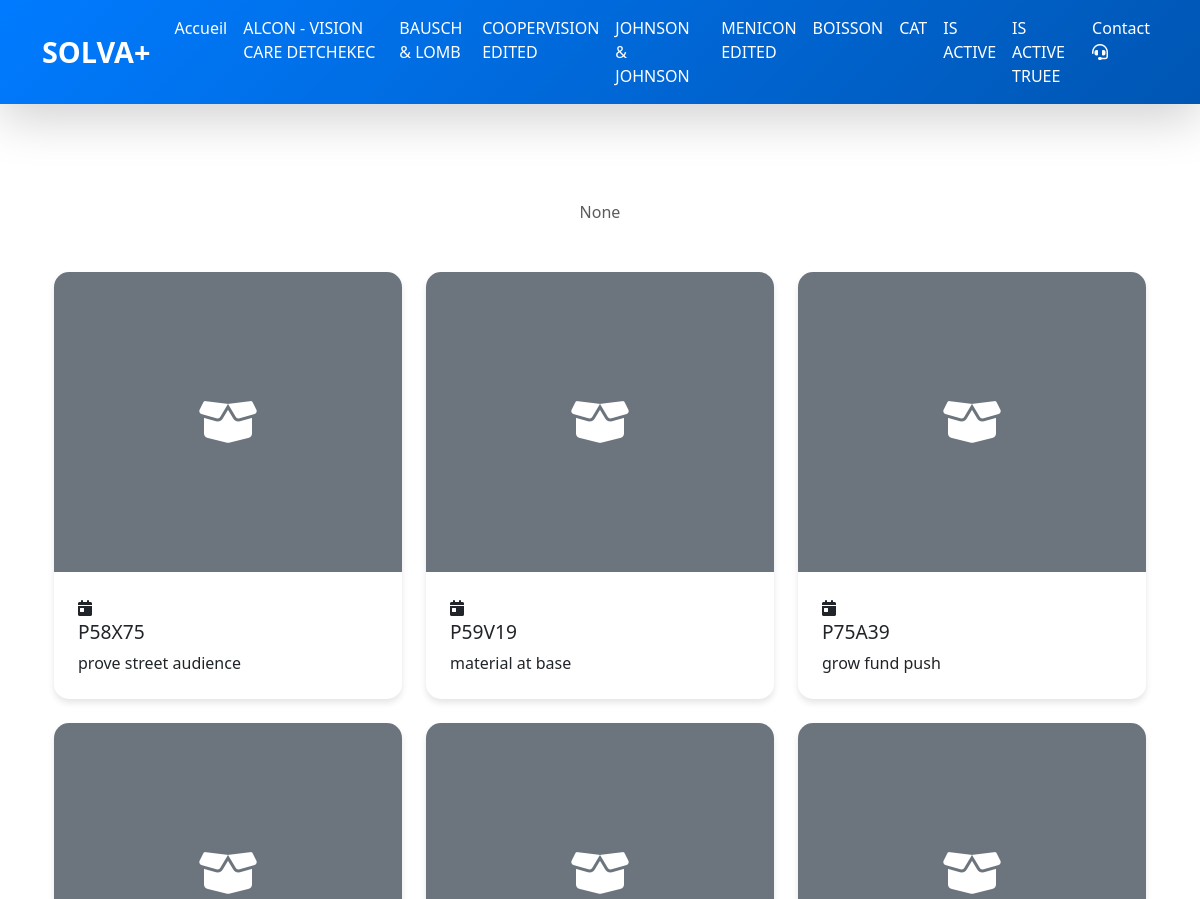
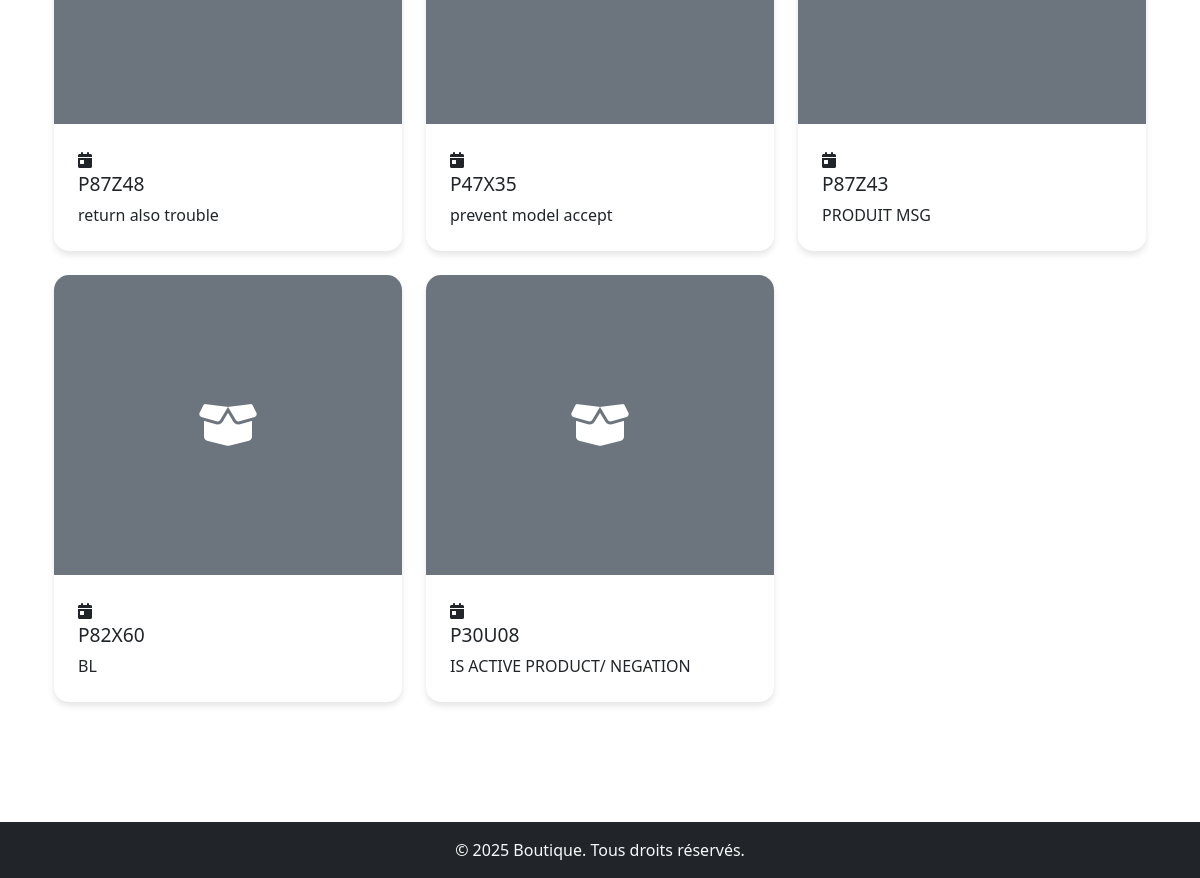
/famille/18/, run on the app's committed database (2 pictures, top to bottom).
### sherly_app/models.py (models this page shows, shortened)
class Famille(models.Model):
    famille = models.CharField(max_length=255)
    description = RichTextField(blank=True, null=True)  # champ riche texte + image
    is_active = models.BooleanField(default=True)  # Boolean field for activation status
    image = models.ImageField(_('Image'), upload_to='familles/', blank=True)

class Produit(models.Model):
    designation = models.CharField(max_length=255, blank=True, null=True)
    famille = models.ForeignKey(Famille, on_delete=models.CASCADE, blank=True, null=True)
    conditionnement_count = models.IntegerField(default=1)
    prix = models.DecimalField(max_digits=10, decimal_places=2)
    reference = models.CharField(max_length=7, default='', editable=False)  # Set editable to False to prevent manual editing
    is_active = models.BooleanField(default=True)  # Boolean field for activation status
    image = models.ImageField(upload_to='produits/', blank=True, null=True)

### produits/views.py (the view)
# urls.py: path('famille/<int:famille_id>/', views.liste_produits, name='liste_produits'),
def liste_produits(request, famille_id):
    famille = get_object_or_404(Famille, pk=famille_id)
    produits = Produit.objects.filter(famille=famille)
    return render(request, 'produits/liste_produits.html', {
        'famille': famille,
        'produits': produits
    })

### sherly_app/context_processors.py (called while the page is built)
def societer_info(request):
    societe = Societe.objects.first()  # Retrieve societer information (adjust as necessary)
    return {'societe': societe}

def familles_context(request):
    familles = Famille.objects.all()  # Récupère toutes les familles
    return {'familles': familles}

def produits_context(request):
    produits = Produit.objects.all()  # Récupère toutes les familles
    return {'produits': produits}

### produits/templates/produits/liste_produits.html (shortened to what this page needs)
{% extends 'produits/base.html' %}
{% block content %}
<div class="container py-5">
    <div class="row mb-4">
        <div class="col-12">
            <p class="text-center text-muted mb-4">{{ famille.description|truncatewords:50|safe }}</p>
        </div>
    </div>
    <div class="row">
        {% for produit in produits %}
        <div class="col-md-4 mb-4">
            <div class="product-card h-100">
                <div class="card-img-top position-relative" style="height: 300px; overflow: hidden;">
                    {% if produit.image %}
                    <img src="{{ produit.image.url }}" class="w-100" alt="{{ produit.reference }}">
                    {% else %}
                    <div class="bg-secondary text-white d-flex align-items-center justify-content-center" style="height: 100%;">
                        <i class="fas fa-box-open fa-3x"></i>
                    </div>
                    {% endif %}
                </div>
                <div class="card-body">
                    <div class="date">
                        <i class="fas fa-calendar-day me-1"></i>
                    </div>
                    <h5 class="card-title">{{ produit.reference }}</h5>
                    <p class="card-text">{{ produit.designation|truncatewords:20 }}</p>
                </div>
            </div>
        </div>
        {% endfor %}
    </div>
</div>
{% endblock %}

### produits/templates/produits/base.html (shortened to what this page needs)
<!DOCTYPE html>
<html lang="fr">
<head>
    {% load static %}
    <link href="https://cdn.jsdelivr.net/npm/bootstrap@5.3.0/dist/css/bootstrap.min.css" rel="stylesheet">
    <link rel="stylesheet" href="https://cdnjs.cloudflare.com/ajax/libs/font-awesome/6.0.0/css/all.min.css">
    <link rel="stylesheet" href="https://cdnjs.cloudflare.com/ajax/libs/animate.css/4.1.1/animate.min.css"/>
    <link rel="stylesheet" href="{% static 'produits/style_modern.css' %}">
    <link rel="stylesheet" href="{% static 'produits/animations.css' %}">
    <link rel="stylesheet" href="{% static 'produits/slider.css' %}">
    <link rel="stylesheet" href="{% static 'produits/flash-animations.css' %}">
</head>
<body>
    <nav class="navbar navbar-expand-lg navbar-transparent shadow-lg">
        <div class="container">
            <a class="navbar-brand fw-bold" href="/">SOLVA+</a>
            <div class="collapse navbar-collapse" id="navbarNav">
                <ul class="navbar-nav ms-auto">
                    <li class="nav-item">
                        <a class="nav-link" href="/">Accueil</a>
                    </li>
                    {% for famille in familles %}
                        <li class="nav-item">
                            <a class="nav-link" href="{% url 'produits:liste_produits' famille.id %}">
                                {{ famille.famille }}
                            </a>
                        </li>
                        {% endfor %}
                    <li class="nav-item">
                        <a class="nav-link" href="{% url 'produits:contact' %}">Contact <i class="fas fa-headset"></i></a>
                    </li>
                </ul>
            </div>
        </div>
    </nav>
<main class="container mt-4">
    {% block content %}{% endblock %}
</main>
<footer class="bg-dark text-light mt-5 py-3">
    <div class="container text-center">
        <p class="mb-0">&copy; 2025 Boutique. Tous droits réservés.</p>
    </div>
</footer>
</body>
</html>

### produits/static/produits/style_modern.css (style rules this page uses)
:root { --primary-color: #007bff; --secondary-color: #6c757d; --accent-color: #28a745; }
.navbar { background: linear-gradient(135deg, #007bff, #0056b3); box-shadow: 0 2px 4px rgba(0,0,0,0.1); }
.navbar-brand { font-size: 1.8rem; font-weight: 700; color: white !important; }
.nav-link { color: white !important; font-weight: 500; padding: 0.5rem 1rem; transition: all 0.3s ease; }
.product-card { background: white; border-radius: 15px; overflow: hidden; box-shadow: 0 4px 6px rgba(0,0,0,0.1); transition: transform 0.3s ease, box-shadow 0.3s ease; border: none; }
.product-card .card-body { padding: 1.5rem; }
.product-card .card-title { font-size: 1.2rem; margin-bottom: 0.5rem; }
.fade-in { animation: fadeIn 1s ease-out; }

### produits/static/produits/animations.css (style rules this page uses)
.fade-in { animation: fadeIn 1s ease-out; }
.navbar { transition: all 0.3s ease; }
.product-card { transition: all 0.3s ease; }
.card-img-top { transition: transform 0.3s ease; }
.fas { transition: transform 0.3s ease; }
.nav-link { position: relative; padding: 0.5rem 1rem; }
.nav-link::after { content: ''; position: absolute; bottom: 0; left: 0; width: 0; height: 2px; background: white; transition: width 0.3s ease; }

### produits/static/produits/flash-animations.css (style rules this page uses)
.flash-tada { animation: flash-tada 1s ease-out infinite; }

### data on the page
Famille: famille "ALCON - VISION CARE DETCHEKEC"
Famille: famille "BAUSCH & LOMB", description "None"
Famille: famille "COOPERVISION EDITED"
Famille: famille "JOHNSON & JOHNSON"
Famille: famille "MENICON EDITED"
Famille: famille "BOISSON"
Famille: famille "CAT"
Famille: famille "IS ACTIVE"
Famille: famille "IS ACTIVE TRUEE"
Produit: reference "P58X75", designation "prove street audience"
Produit: reference "P59V19", designation "material at base"
Produit: reference "P75A39", designation "grow fund push"
Produit: reference "P87Z48", designation "return also trouble"
Produit: reference "P47X35", designation "prevent model accept"
Produit: reference "P87Z43", designation "PRODUIT MSG"
Produit: reference "P82X60", designation "BL"
Produit: reference "P30U08", designation "IS ACTIVE PRODUCT/ NEGATION"
